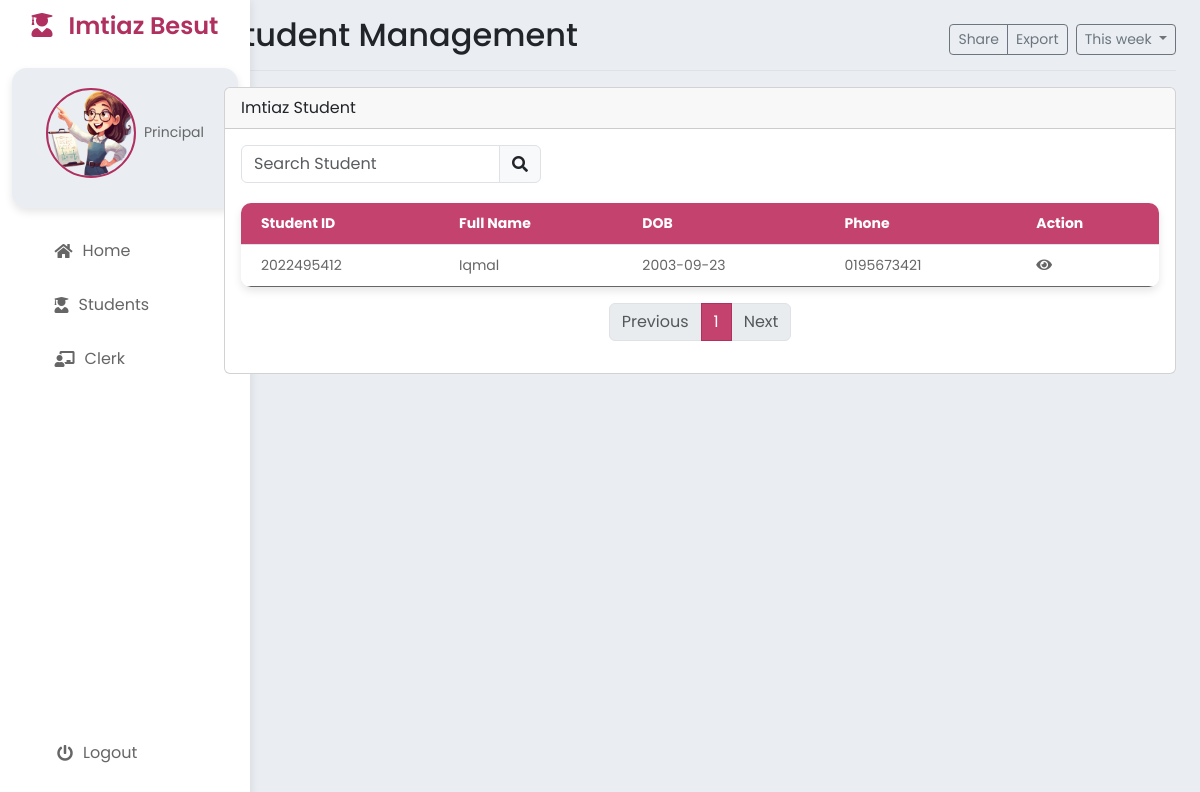
/PrincipalStudent.php, run on the app's committed database.
### tables this page shows
CREATE TABLE `student` (
  `studID` int NOT NULL,
  `studName` varchar(50) NOT NULL,
  `studIC` varchar(12) NOT NULL,
  `studGender` varchar(2) NOT NULL,
  `studDOB` date DEFAULT NULL,
  `studPhone` varchar(15) DEFAULT NULL,
  `studState` varchar(50) DEFAULT NULL,
  `studDistrict` varchar(50) DEFAULT NULL,
  `studPoscode` int DEFAULT NULL,
  `studAddress` varchar(100) DEFAULT NULL,
  `studRace` varchar(20) DEFAULT NULL,
  `studEmail` varchar(30) DEFAULT NULL,
  `studPassword` varchar(30) DEFAULT NULL
);

### PrincipalStudent.php (the view, shortened to what this page needs)
<?php
include 'PrincipalHeader.php';
?>
<div class="row">
    <div class="col-md-12">
        <div class="card mb-3">
            <div class="card-header">Imtiaz Student</div>
            <div class="card-body">
                <div class="d-flex justify-content-between mb-3">
                    <div class="input-group" style="width: 300px;">
                        <input type="text" id="searchInput" class="form-control" placeholder="Search Student" onkeyup="searchStudents()">
                        <span class="input-group-text"><i class="fas fa-search"></i></span>
                    </div>
                </div>
                <table class="table" id="studentTable">
                    <thead>
                        <tr>
                            <th>Student ID</th>
                            <th>Full Name</th>
                            <th>DOB</th>
                            <th>Phone</th>
                            <th>Action</th>
                        </tr>
                    </thead>
                    <tbody>
                        <?php
                        include 'process/db.php';
                        $sql = "SELECT * FROM student";
                        $result = $conn->query($sql);
                        if ($result->num_rows > 0) {
                            while ($row = $result->fetch_assoc()) {
                                echo "<tr><td>" . $row["studID"] . "</td><td>" . $row["studName"] . "</td><td>" . $row["studDOB"] . "</td><td>" . $row["studPhone"] . "</td><td>
                                    <a href='#' class='view' data-id='" . $row["studID"] . "'><i class='fas fa-eye'></i></a>
                                    </td></tr>";
                            }
                        } else {
                            echo "<tr><td colspan='5'>No results</td></tr>";
                        }
                        ?>
                    </tbody>
                </table>
                <nav aria-label="Page navigation example">
                    <ul class="pagination justify-content-center" id="pagination"></ul>
                </nav>
            </div>
        </div>
    </div>
</div>
</main>
</body>
</html>

### styles.css (style rules this page uses)
:root { --background-color: #EAEEF3; --pop-color: #fff; --active-font-color: #B03060; --softer-color: #c4436e; }
* { margin: 0; padding: 0; box-sizing: border-box; font-family: 'Poppins', sans-serif; }
body { display: flex; min-height: 100vh; background: var(--background-color); }
.table { width: 100%; border-collapse: collapse; margin-top: 20px; box-shadow: 0 4px 8px rgba(0, 0, 0, 0.1); border-radius: 10px; overflow: hidden; }
.table thead th { background-color: var(--softer-color) ; color: #fff; font-size: 14px; text-align: left; padding: 10px 20px; }
.table tbody tr { border-bottom: 1px solid #f0f0f0; transition: background 0.3s; }
.table tbody tr:last-child { border-bottom: none; }
.table tbody td { font-size: 14px; color: #666; padding: 10px 20px; }
.table i { color: #666; }
a { color: var(--active-font-color); text-decoration: none; transition: color 0.3s; }

### data on the page
student: studID "2022495412", studName "Iqmal", studDOB "2003-09-23", studPhone "0195673421"

### other printed values
$title "Student Management"
